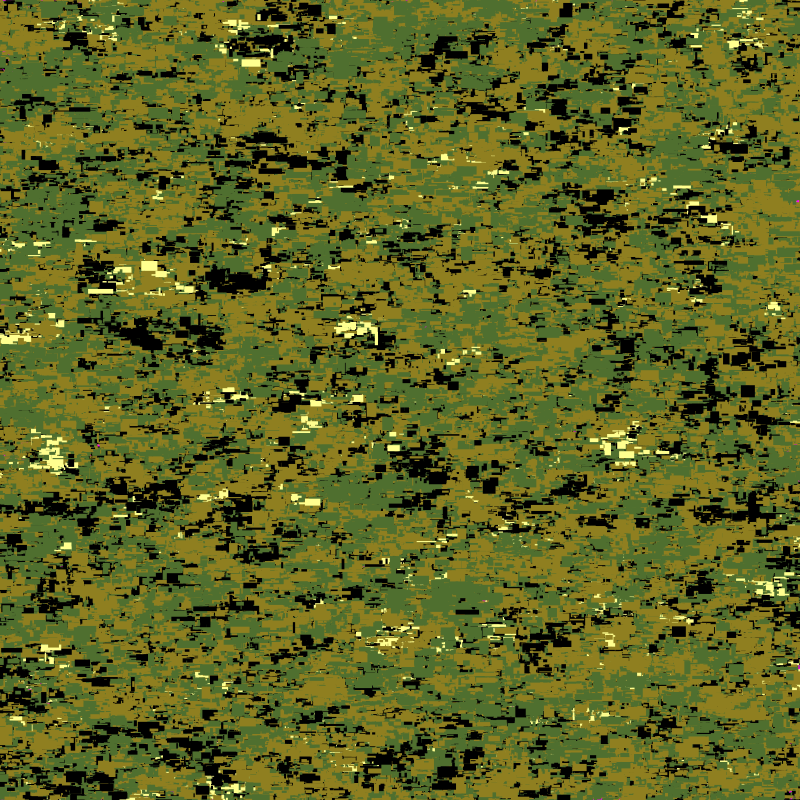
Frame 1 (no input)
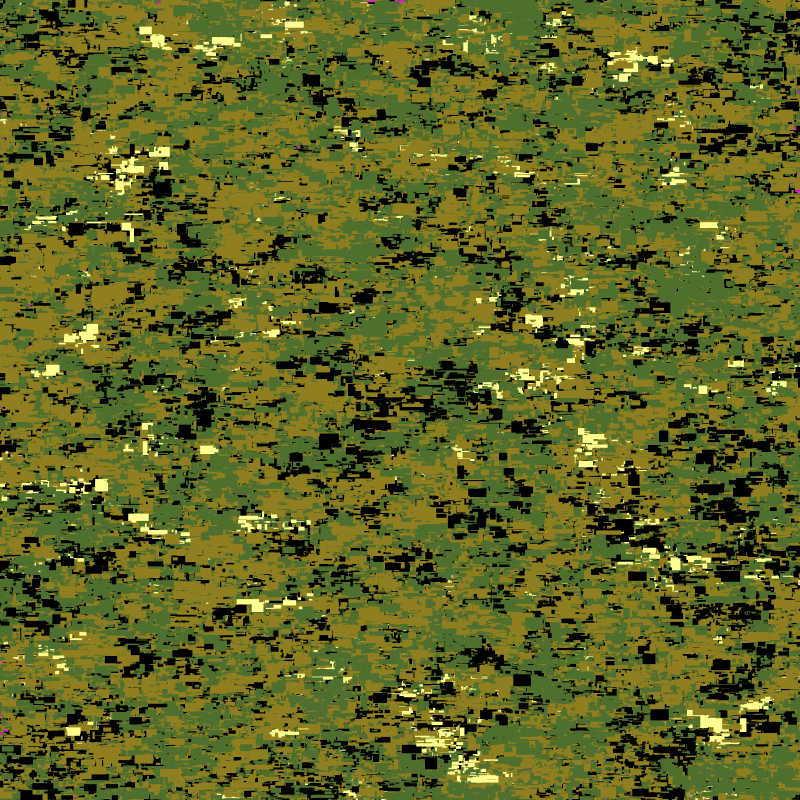
Frame 2 (the mouse pressed at the canvas centre, redrawn once)

The Processing sketch that drew these frames (run headless with seeded random() and noise(); the mouse was pressed at the canvas centre and the sketch redrawn once):

// Processing sketch: CamoMaker
// ── CamoMaker.pde

float x=0;
float y=0;
float r=0;


float aspectRatio = 0.5;


float ncluster = 20000;

//color Back = #4F6F2F;

color Back = #FF00FF; // unnatural color for debuging

color [] colors = {
#FFFF8F,
#000000,
#4F6F2F,
#8F7F20,
};

float [] mapping = {
0.02,
0.18,
0.4,
0.4,
};

RndPow rSelector;   // select 
RndPow nSelector;   // 

void setup(){
  size (800,800);
  //smooth();
  frameRate(1);
  rSelector = new  RndPow( -2.5 , 5.0, 30 );   // this will make spots from 5 to 100 pixesl;
  nSelector = new  RndPow( -1.0 , 5, 50 );   // this will make spots from 5 to 100 pixesl;
};

void draw(){
 noStroke();
 background(Back);
 
 noLoop();
 for (int icluster = 0; icluster < ncluster; icluster++){
  int nspots = int (nSelector.rnd());
  fill(rndColor(colors,mapping));
  newPos();
 for (int ispot=0; ispot<nspots; ispot++ ){
  r = rSelector.rnd();  
  // newPos();     // random position
  mutatePos(r);  // if(!inScreen()){newPos(); }
  //fill(rndColor(colors,mapping));
  spot(r);
 };
 }
 
 save("camo.png");
}

// ── RndPow.pde

class RndPow{
  
float fmin;
float fmax;
float n;

private float A,B;
private float unitRange;
  
RndPow(float n_, float fmin_, float fmax_){
  n = n_;
  fmin = fmin_;
  fmax = fmax_;
  unitRange = 1.0/(fmax-fmin); 
if (n== -1.0){
  A = log(fmin);
  B = log(fmax) - A;
}else{
  A = pow(fmin, n+1 );
  B = pow(fmax, n+1 ) - A;
}  
}

final float rnd(){
  float  r = random(1.0);  
  if (n== -1.0){
    return exp(  B*r + A );
  }else{
    return pow(  B*r + A,  1.0/(n+1) );
  }
}

final float rndUnit(){
 return (rnd() - fmin) * unitRange;
}

}

// ── UTILS.pde


void spot(float r){
//ellipse(x,y,r,r);
//rect(x,y,r,r);


float dx = random(-1.0,1.0);   float dy = random(-1.0, 1.0);
float rr = r/sqrt(dx*dx+dy*dy);
dx*=rr; dy*=rr*aspectRatio;
rect(x,y*aspectRatio,dx,dy);
//ellipse(x,y*aspectRatio,dx,dy);


/*
float dx1 = random(-1.0,1.0);   float dy1 = random(-1.0, 1.0);
float rr = r/sqrt(dx1*dx1+dy1*dy1);
dx1*=rr; dy1*=rr;

float dx2 = random(-1.0,1.0);   float dy2 = random(-1.0, 1.0);
rr = r/sqrt(dx2*dx2+dy2*dy2);
dx2*=rr; dy2*=rr;

triangle( x ,      y*aspectRatio ,
          x+dx1 , (y+dy1)*aspectRatio  , 
          x+dx2 , (y+dy2)*aspectRatio  );
*/

}

void newPos(){
x=random(width); y=random(height)/aspectRatio;
};

void mutatePos(float r){
 float dx = random(-1.0,1.0);   float dy = random(-1.0, 1.0);
 float rr = r/sqrt(dx*dx+dy*dy);
 x+=rr*dx;    y+=rr*dy;
};

boolean inScreen(){
 return ((x>0)&&(x<width)&&(y>0)&&(y<height));
};

// ── colorSelector.pde


color rndColor(color [] colors, float [] mapping ){
 float f = random(1.0);
 float ff = 0; int i=0;
 for ( i=0; ff<f; i++ ){ ff+=mapping[i]; }
 return colors[i-1]; 
}
